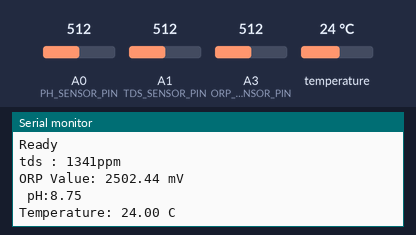
Simulated run of this sketch. Board: Arduino Uno, built with avr-gcc and run on an emulated ATmega328P. Shown: the last lines printed to the serial monitor. The inputs (shaded band) are chosen by the test bench; at power-on: temperature 24 °C, A0 (PH_SENSOR_PIN) = 512, A1 (TDS_SENSOR_PIN) = 512, A3 (ORP_SENSOR_PIN) = 512.

Above: at 1.5 s.
1.6 s: temperature set to 12 °C
At 3.0 s:
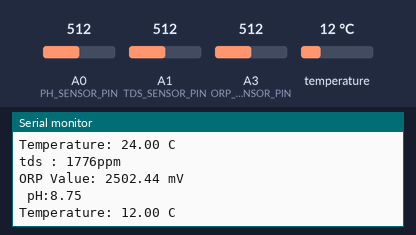
3.1 s: A0 (PH_SENSOR_PIN) set to 716
At 4.5 s:
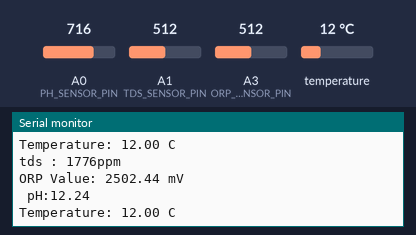
4.6 s: A1 (TDS_SENSOR_PIN) set to 716
6.1 s: A3 (ORP_SENSOR_PIN) set to 716
7.6 s: temperature set to 19 °C
At 8.8 s:
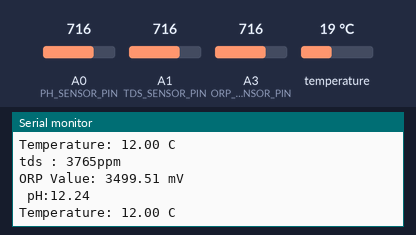
9.1 s: A0 (PH_SENSOR_PIN) set to 992
At 10.5 s:
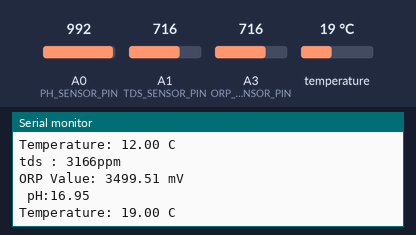
Timing chart, 0 to 11.6 s (numbered marks = the images above; inputs shaded):
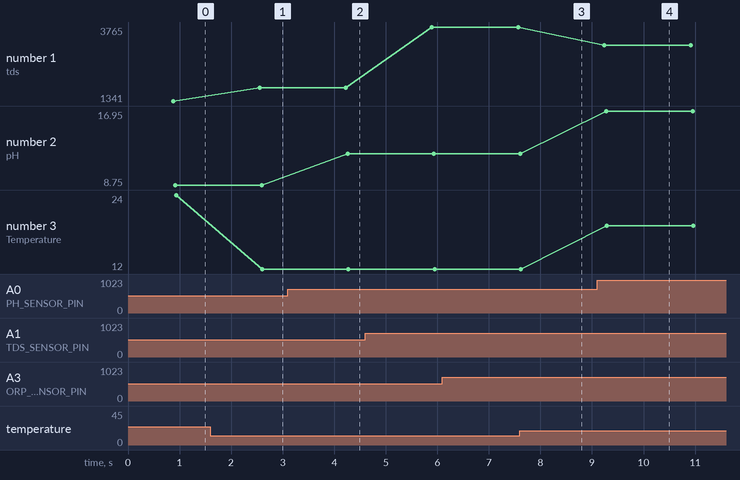

The sketch:

sensor_node_uno.ino
```cpp
// Water quality sensor node: pH, TDS, ORP (analog) and water temperature (DS18B20),
// printed to the serial monitor. TDS is temperature compensated with the measured temperature.
// Board: Arduino UNO, 5 V ADC reference, 10-bit ADC.

#include <OneWire.h>
#include <DallasTemperature.h>
#include <EEPROM.h>
#include "GravityTDS.h"

const int PH_SENSOR_PIN = A0;
const int TDS_SENSOR_PIN = A1;
const int ORP_SENSOR_PIN = A3;
const int ONE_WIRE_BUS_PIN = 2;

const float ADC_REF_VOLTS = 5.0;
const int ADC_RESOLUTION_COUNTS = 1024;

const int PH_SAMPLE_COUNT = 10;
const float PH_SLOPE = 3.5;            // uncalibrated, from sensor example code
const float ORP_OFFSET_MV = 0.0;       // calibrate against a reference solution
const float DEFAULT_WATER_TEMP_C = 25.0;  // used if DS18B20 is missing

OneWire oneWire(ONE_WIRE_BUS_PIN);
DallasTemperature temperatureSensors(&oneWire);
GravityTDS gravityTds;

// median-style filter: sort 10 samples, average the middle 6
float readPhValue() {
  int samples[PH_SAMPLE_COUNT];
  for (int i = 0; i < PH_SAMPLE_COUNT; i++) {
    samples[i] = analogRead(PH_SENSOR_PIN);
    delay(10);
  }
  for (int i = 0; i < PH_SAMPLE_COUNT - 1; i++) {
    for (int j = i + 1; j < PH_SAMPLE_COUNT; j++) {
      if (samples[i] > samples[j]) {
        int swap = samples[i];
        samples[i] = samples[j];
        samples[j] = swap;
      }
    }
  }
  unsigned long middleSum = 0;
  for (int i = 2; i < 8; i++) middleSum += samples[i];

  float sensorVolts = (float)middleSum * ADC_REF_VOLTS / ADC_RESOLUTION_COUNTS / 6;
  return PH_SLOPE * sensorVolts;
}

float readWaterTempC() {
  temperatureSensors.requestTemperatures();
  float tempC = temperatureSensors.getTempCByIndex(0);
  if (tempC == DEVICE_DISCONNECTED_C) return DEFAULT_WATER_TEMP_C;
  return tempC;
}

float readTdsPpm(float waterTempC) {
  gravityTds.setTemperature(waterTempC);
  gravityTds.update();
  return gravityTds.getTdsValue();
}

float readOrpMillivolts() {
  int adcCount = analogRead(ORP_SENSOR_PIN);
  float sensorVolts = adcCount * (ADC_REF_VOLTS / (ADC_RESOLUTION_COUNTS - 1));
  return sensorVolts * 1000 - ORP_OFFSET_MV;
}

void setup() {
  Serial.begin(9600);
  Serial.println("Ready");

  gravityTds.setPin(TDS_SENSOR_PIN);
  gravityTds.setAref(ADC_REF_VOLTS);
  gravityTds.setAdcRange(ADC_RESOLUTION_COUNTS);
  gravityTds.begin();

  temperatureSensors.begin();
}

void loop() {
  float waterTempC = readWaterTempC();
  float tdsPpm = readTdsPpm(waterTempC);
  float orpMillivolts = readOrpMillivolts();
  float phValue = readPhValue();

  Serial.print("tds : ");
  Serial.print(tdsPpm, 0);
  Serial.println("ppm");
  Serial.print("ORP Value: ");
  Serial.print(orpMillivolts);
  Serial.println(" mV");
  Serial.print(" pH:");
  Serial.println(phValue, 2);
  Serial.print("Temperature: ");
  Serial.print(waterTempC);
  Serial.println(" C");

  delay(800);
}
```

Measured:
- after the input at 1.6 s, the serial monitor: prints a new line after 0.95 s (image 1)
- after the input at 3.1 s, the serial monitor: prints a new line after 1.2 s (image 2)
- after the input at 9.1 s, the serial monitor: prints a new line after 0.18 s (image 4)
- plotted number 1: 1341 → 1776 after the input at 1.6 s, 1776 → 3765 after the input at 4.6 s
- plotted number 2: 8.75 → 12.24 after the input at 3.1 s, 12.24 → 16.95 after the input at 9.1 s
- plotted number 3: 24 → 12 after the input at 1.6 s
